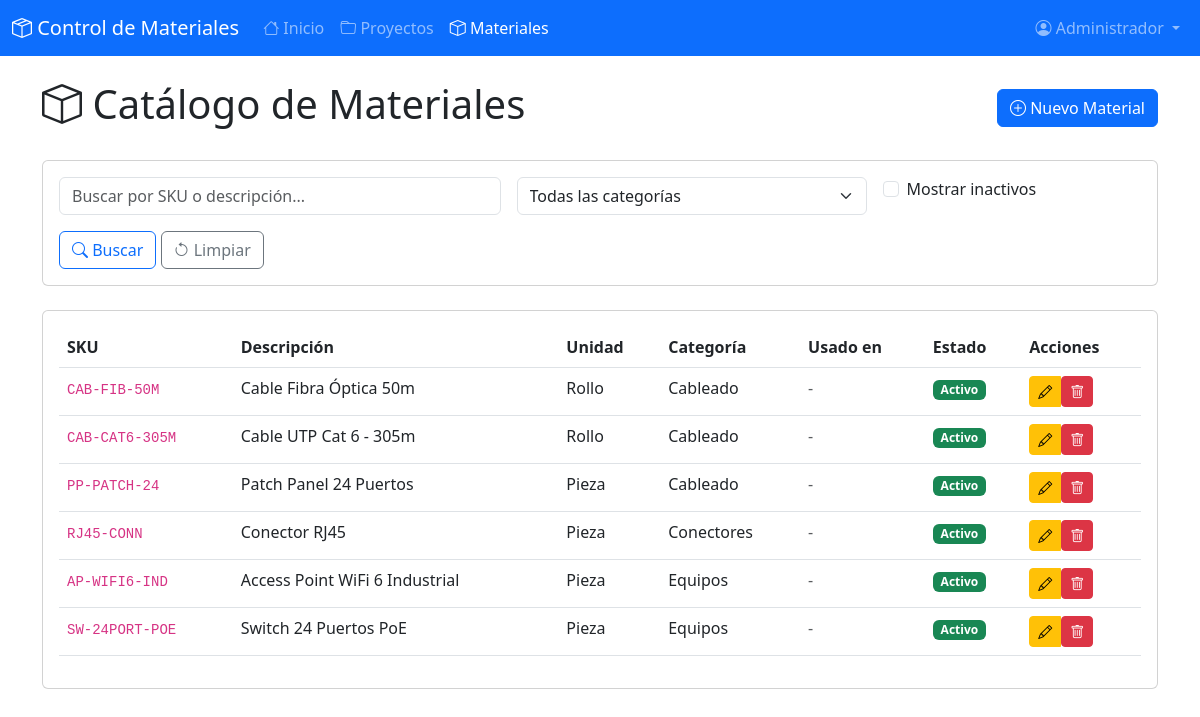
The app's page /materials.php (signed in) with its own data.
### tables this page shows
CREATE TABLE IF NOT EXISTS users (
  id               INT UNSIGNED AUTO_INCREMENT PRIMARY KEY,
  nombre           VARCHAR(100) NOT NULL,
  email            VARCHAR(120) NOT NULL UNIQUE,
  password_hash    VARCHAR(255) NOT NULL,
  rol              ENUM('admin','pm','almacen','viewer') DEFAULT 'viewer',
  activo           TINYINT(1) DEFAULT 1,
  last_login       DATETIME NULL,
  created_at       DATETIME DEFAULT CURRENT_TIMESTAMP,
  updated_at       DATETIME DEFAULT CURRENT_TIMESTAMP ON UPDATE CURRENT_TIMESTAMP,
  INDEX idx_email (email),
  INDEX idx_rol (rol)
);

CREATE TABLE IF NOT EXISTS materials (
  id               INT UNSIGNED AUTO_INCREMENT PRIMARY KEY,
  sku              VARCHAR(50) NOT NULL UNIQUE,
  descripcion      VARCHAR(200) NOT NULL,
  unidad           VARCHAR(20) NOT NULL,
  categoria        VARCHAR(50),
  activo           TINYINT(1) DEFAULT 1,
  created_at       DATETIME DEFAULT CURRENT_TIMESTAMP,
  updated_at       DATETIME DEFAULT CURRENT_TIMESTAMP ON UPDATE CURRENT_TIMESTAMP,
  INDEX idx_sku (sku),
  INDEX idx_categoria (categoria)
);

### controllers/MaterialController.php (called while the page is built, shortened)
<?php
class MaterialController
{
    public static function index(): void
    {
        $search = $_GET['search'] ?? null;
        $categoria = $_GET['categoria'] ?? null;
        $includeInactive = isset($_GET['inactive']) && $_GET['inactive'] === '1';
        $materials = Material::all($search, $categoria, $includeInactive);
        require_once __DIR__ . '/../views/materials/index.php';
    }
}

### includes/functions.php (called while the page is built, shortened)
<?php
function h(?string $value): string
{
    return htmlspecialchars($value ?? '', ENT_QUOTES, 'UTF-8');
}
function base_url(string $path = ''): string
{
    $base = rtrim(APP_URL, '/');
    $path = ltrim($path, '/');
    return $base . ($path ? '/' . $path : '');
}

### includes/auth.php (called while the page is built, shortened)
<?php
function isAuthenticated(): bool
{
    return isset($_SESSION['user_id']) && !empty($_SESSION['user_id']);
}
function getCurrentUser(): ?array
{
    $user = Database::fetchOne(
        "SELECT id, nombre, email, rol, activo FROM users WHERE id = ? AND activo = 1",
        [$_SESSION['user_id']]
    );
    return $user;
}
function hasRole(string $role): bool
{
    $user = getCurrentUser();
    return $user && $user['rol'] === $role;
}
function hasAnyRole(array $roles): bool
{
    $user = getCurrentUser();
    return in_array($user['rol'], $roles);
}

### models/Database.php (called while the page is built, shortened)
<?php
class Database
{
    private static ?PDO $connection = null;
    public static function getConnection(): PDO
    {
        if (self::$connection === null) {
            try {
                self::$connection = new PDO(
                    "mysql:host=" . DB_HOST . ";dbname=" . DB_NAME . ";charset=" . DB_CHARSET,
                    DB_USER,
                    DB_PASS,
                    [
                        PDO::ATTR_ERRMODE => PDO::ERRMODE_EXCEPTION,
                        PDO::ATTR_DEFAULT_FETCH_MODE => PDO::FETCH_ASSOC,
                        PDO::ATTR_EMULATE_PREPARES => false,
                        PDO::MYSQL_ATTR_INIT_COMMAND => "SET NAMES " . DB_CHARSET
                    ]
                );
            } catch (PDOException $e) {
                error_log("Error de conexión a BD: " . $e->getMessage());
                throw new Exception("Error de conexión a la base de datos");
            }
        }
        return self::$connection;
    }
    public static function query(string $sql, array $params = []): PDOStatement
    {
        $stmt = self::getConnection()->prepare($sql);
        $stmt->execute($params);
        return $stmt;
    }
    public static function fetchOne(string $sql, array $params = []): ?array
    {
        $stmt = self::query($sql, $params);
        $result = $stmt->fetch();
        return $result ?: null;
    }
    public static function fetchAll(string $sql, array $params = []): array
    {
        $stmt = self::query($sql, $params);
        return $stmt->fetchAll();
    }
}

### models/Material.php (called while the page is built, shortened)
<?php
class Material
{
    public static function all(?string $search = null, ?string $categoria = null, bool $includeInactive = false): array
    {
        $conditions = [];
        $params = [];
        if (!$includeInactive) {
            $conditions[] = "m.activo = 1";
        }
        $where = !empty($conditions) ? "WHERE " . implode(" AND ", $conditions) : "";
        return Database::fetchAll(
            "SELECT m.*,
                    COUNT(DISTINCT pr.id) as usado_en_proyectos
             FROM materials m
             LEFT JOIN project_requirements pr ON pr.material_id = m.id
             $where
             GROUP BY m.id
             ORDER BY m.categoria ASC, m.descripcion ASC",
            $params
        );
    }
}

### views/materials/index.php (the view, shortened to what this page needs)
<?php
$canCreate = hasAnyRole([ROLE_ADMIN, ROLE_PM]);
$isAdmin = hasRole(ROLE_ADMIN);
?>
<!DOCTYPE html>
<html lang="es">
<head>
    <link href="https://cdn.jsdelivr.net/npm/bootstrap@5.3.0/dist/css/bootstrap.min.css" rel="stylesheet">
    <link rel="stylesheet" href="https://cdn.jsdelivr.net/npm/bootstrap-icons@1.10.0/font/bootstrap-icons.css">
</head>
<body>
    <?php include __DIR__ . '/../layouts/header.php'; ?>
    <div class="container mt-4">
        <div class="d-flex justify-content-between align-items-center mb-4">
            <h1><i class="bi bi-box"></i> Catálogo de Materiales</h1>
            <?php if ($canCreate): ?>
                <a href="<?= base_url('materials.php?action=create') ?>" class="btn btn-primary">
                    <i class="bi bi-plus-circle"></i> Nuevo Material
                </a>
            <?php endif; ?>
        </div>
        <div class="card mb-4">
            <div class="card-body">
                <form method="GET" action="<?= base_url('materials.php') ?>" class="row g-3">
                    <div class="col-md-5">
                        <input type="text" name="search" class="form-control"
                               placeholder="Buscar por SKU o descripción..."
                               value="<?= h($_GET['search'] ?? '') ?>">
                    </div>
                    <div class="col-md-4">
                        <select name="categoria" class="form-select">
                            <option value="">Todas las categorías</option>
                        </select>
                    </div>
                    <div class="col-md-3">
                        <div class="form-check">
                            <input class="form-check-input" type="checkbox" name="inactive" value="1" id="showInactive"
                                   <?= isset($_GET['inactive']) ? 'checked' : '' ?>>
                            <label class="form-check-label" for="showInactive">
                                Mostrar inactivos
                            </label>
                        </div>
                    </div>
                    <div class="col-md-12">
                        <button type="submit" class="btn btn-outline-primary">
                            <i class="bi bi-search"></i> Buscar
                        </button>
                        <a href="<?= base_url('materials.php') ?>" class="btn btn-outline-secondary">
                            <i class="bi bi-arrow-counterclockwise"></i> Limpiar
                        </a>
                    </div>
                </form>
            </div>
        </div>
        <div class="card">
            <div class="card-body">
                <?php if (empty($materials)): ?>
                    <div class="text-center py-5">
                        <i class="bi bi-box-x" style="font-size: 3rem; color: #ccc;"></i>
                        <p class="text-muted mt-3">No se encontraron materiales</p>
                        <?php if ($canCreate): ?>
                            <a href="<?= base_url('materials.php?action=create') ?>" class="btn btn-primary">
                                Crear Primer Material
                            </a>
                        <?php endif; ?>
                    </div>
                <?php else: ?>
                    <div class="table-responsive">
                        <table class="table table-hover">
                            <thead>
                                <tr>
                                    <th>SKU</th>
                                    <th>Descripción</th>
                                    <th>Unidad</th>
                                    <th>Categoría</th>
                                    <th>Usado en</th>
                                    <th>Estado</th>
                                    <th>Acciones</th>
                                </tr>
                            </thead>
                            <tbody>
                                <?php foreach ($materials as $material): ?>
                                    <tr class="<?= !$material['activo'] ? 'table-secondary' : '' ?>">
                                        <td><code><?= h($material['sku']) ?></code></td>
                                        <td><?= h($material['descripcion']) ?></td>
                                        <td><?= h($material['unidad']) ?></td>
                                        <td><?= h($material['categoria'] ?? '-') ?></td>
                                        <td>
                                            <?php if ($material['usado_en_proyectos'] > 0): ?>
                                                <span class="badge bg-info"><?= $material['usado_en_proyectos'] ?> proyecto(s)</span>
                                            <?php else: ?>
                                                <span class="text-muted">-</span>
                                            <?php endif; ?>
                                        </td>
                                        <td>
                                            <?php if ($material['activo']): ?>
                                                <span class="badge bg-success">Activo</span>
                                            <?php else: ?>
                                                <span class="badge bg-secondary">Inactivo</span>
                                            <?php endif; ?>
                                        </td>
                                        <td>
                                            <div class="btn-group" role="group">
                                                <?php if ($canCreate): ?>
                                                    <a href="<?= base_url("materials.php?action=edit&id={$material['id']}") ?>"
                                                       class="btn btn-sm btn-warning" title="Editar">
                                                        <i class="bi bi-pencil"></i>
                                                    </a>
                                                <?php endif; ?>
                                                <?php if ($isAdmin): ?>
                                                    <form method="POST" action="<?= base_url('materials.php') ?>"
                                                          style="display:inline;"
                                                          onsubmit="return confirm('¿Estás seguro de eliminar este material?');">
                                                        <button type="submit" class="btn btn-sm btn-danger" title="Eliminar">
                                                            <i class="bi bi-trash"></i>
                                                        </button>
                                                    </form>
                                                <?php endif; ?>
                                            </div>
                                        </td>
                                    </tr>
                                <?php endforeach; ?>
                            </tbody>
                        </table>
                    </div>
                <?php endif; ?>
            </div>
        </div>
    </div>
</body>
</html>

### materials.php (shortened to what this page needs)
<?php
require_once __DIR__ . '/config/database.php';
require_once __DIR__ . '/includes/functions.php';
require_once __DIR__ . '/models/Database.php';
require_once __DIR__ . '/models/Material.php';
require_once __DIR__ . '/includes/auth.php';
require_once __DIR__ . '/controllers/MaterialController.php';
$action = $_GET['action'] ?? 'index';
switch ($action) {
    case 'index':
    default:
        MaterialController::index();
        break;
}

### views/layouts/header.php (shortened to what this page needs)
<?php
$user = getCurrentUser();
$current_page = basename($_SERVER['PHP_SELF']);
?>
<nav class="navbar navbar-expand-lg navbar-dark bg-primary">
    <div class="container-fluid">
        <a class="navbar-brand" href="<?= base_url('index.php') ?>">
            <i class="bi bi-box-seam"></i> <?= h(APP_NAME) ?>
        </a>
        <div class="collapse navbar-collapse" id="navbarNav">
            <ul class="navbar-nav me-auto">
                <li class="nav-item">
                    <a class="nav-link <?= $current_page === 'index.php' ? 'active' : '' ?>"
                       href="<?= base_url('index.php') ?>">
                        <i class="bi bi-house"></i> Inicio
                    </a>
                </li>
                <li class="nav-item">
                    <a class="nav-link <?= $current_page === 'projects.php' ? 'active' : '' ?>"
                       href="<?= base_url('projects.php') ?>">
                        <i class="bi bi-folder"></i> Proyectos
                    </a>
                </li>
                <?php if (hasAnyRole([ROLE_ADMIN, ROLE_PM])): ?>
                <li class="nav-item">
                    <a class="nav-link <?= $current_page === 'materials.php' ? 'active' : '' ?>"
                       href="<?= base_url('materials.php') ?>">
                        <i class="bi bi-box"></i> Materiales
                    </a>
                </li>
                <?php endif; ?>
            </ul>
            <ul class="navbar-nav">
                <li class="nav-item dropdown">
                    <a class="nav-link dropdown-toggle" href="#" id="navbarDropdown" role="button" data-bs-toggle="dropdown">
                        <i class="bi bi-person-circle"></i> <?= h($user['nombre']) ?>
                    </a>
                </li>
            </ul>
        </div>
    </div>
</nav>

### records on screen
users: nombre "Administrador"
materials: sku "CAB-FIB-50M", descripcion "Cable Fibra Óptica 50m", unidad "Rollo", categoria "Cableado", activo "Activo"
materials: sku "CAB-CAT6-305M", descripcion "Cable UTP Cat 6 - 305m", unidad "Rollo", categoria "Cableado", activo "Activo"
materials: sku "PP-PATCH-24", descripcion "Patch Panel 24 Puertos", unidad "Pieza", categoria "Cableado", activo "Activo"
materials: sku "RJ45-CONN", descripcion "Conector RJ45", unidad "Pieza", categoria "Conectores", activo "Activo"
materials: sku "AP-WIFI6-IND", descripcion "Access Point WiFi 6 Industrial", unidad "Pieza", categoria "Equipos", activo "Activo"
materials: sku "SW-24PORT-POE", descripcion "Switch 24 Puertos PoE", unidad "Pieza", categoria "Equipos", activo "Activo"

### other values on screen
APP_NAME "Control de Materiales"
